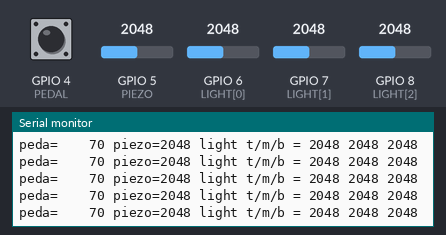
The sketch below on a simulated ESP32. On the bench: the last lines printed to the serial monitor. Inputs (shaded band) come from the test bench; at power-on: GPIO 6 (LIGHT[0]) = 2048, GPIO 7 (LIGHT[1]) = 2048, GPIO 8 (LIGHT[2]) = 2048, GPIO 4 (PEDAL) HIGH, GPIO 5 (PIEZO) = 2048 (analog values on the 0–4095 scale).

Above: at 3.8 s.
3.9 s: GPIO 6 (LIGHT[0]) set to 1033
At 3.92 s:
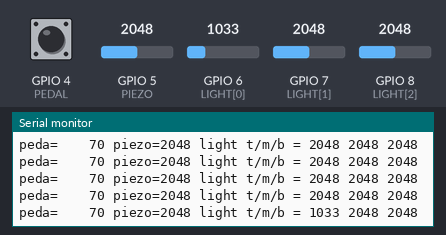
5.4 s: GPIO 6 (LIGHT[0]) set to 971
At 5.42 s:
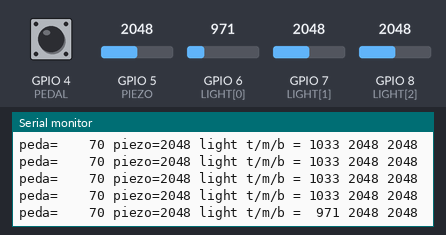
6.9 s: GPIO 7 (LIGHT[1]) set to 1074
At 6.92 s:
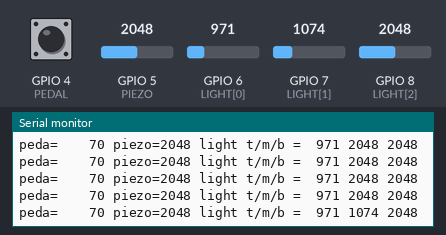
8.4 s: GPIO 7 (LIGHT[1]) set to 972
At 8.42 s:
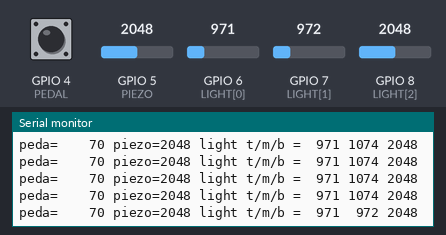
9.9 s: GPIO 8 (LIGHT[2]) set to 1040
At 9.92 s:
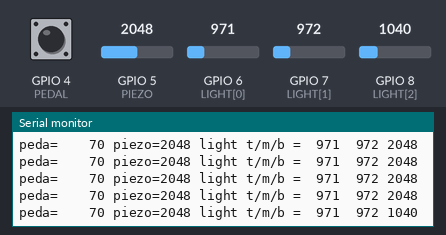
11.4 s: GPIO 8 (LIGHT[2]) set to 955
At 11.42 s:
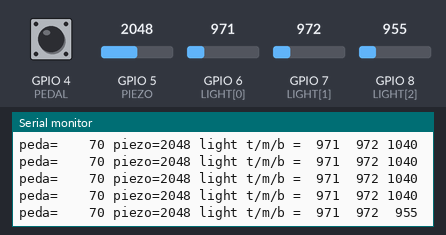

The sketch:

sensorTest.ino
```cpp
const int PEDAL = 4;
const int PIEZO = 5;
const int LIGHT[3] = {6, 7, 8};

void setup() {
    Serial.begin(115200);
    analogReadResolution(12);
    for (int i = 0; i < 30; i++) {
        touchRead(PEDAL);
        delay(10);
    }
}

void loop() {
    int peak = 0;
    unsigned long t = millis();
    while (millis() - t < 50) {
        int v = analogRead(PIEZO);
        if (v> peak) {
            peak = v;
        }
    }
    Serial.printf("peda=%6u piezo=%4d light t/m/b = %4d %4d %4d\n",
        touchRead(PEDAL), peak,
        analogRead(LIGHT[0]), analogRead(LIGHT[1]), analogRead(LIGHT[2]));
}
```

Measured:
- the behaviour switches between 1000 and 999 on GPIO 6 (LIGHT[0]) (found by bisection; images 1 and 2)
- the behaviour switches between 1000 and 999 on GPIO 7 (LIGHT[1]) (found by bisection; images 3 and 4)
- the behaviour switches between 1000 and 999 on GPIO 8 (LIGHT[2]) (found by bisection; images 5 and 6)
- after the input at 3.9 s, the serial monitor: prints a new line at once (image 1)
- after the input at 5.4 s, the serial monitor: prints a new line at once (image 2)
- after the input at 6.9 s, the serial monitor: prints a new line at once (image 3)
- after the input at 8.4 s, the serial monitor: prints a new line at once (image 4)
- after the input at 9.9 s, the serial monitor: prints a new line at once (image 5)
- after the input at 11.4 s, the serial monitor: prints a new line at once (image 6)
